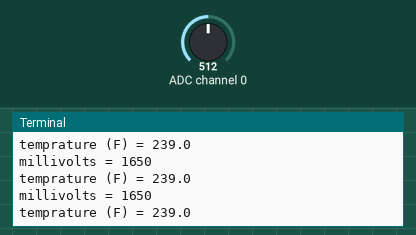
The program below on a simulated Raspberry Pi (BCM pin numbers). Shown: the last lines printed to the terminal. Inputs (shaded band) come from the test bench; at power-on: ADC channel 0 = 512 (analog values on the 0–1023 scale). Databases and web services accept everything at once and return nothing.

Above: at 1.2 s.
1.3 s: ADC channel 0 set to 716
At 1.69 s:
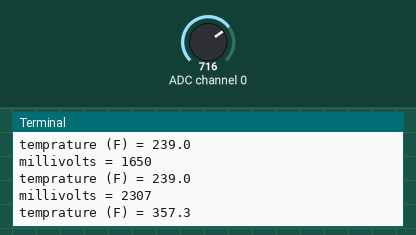
2.8 s: ADC channel 0 set to 900
At 2.94 s:
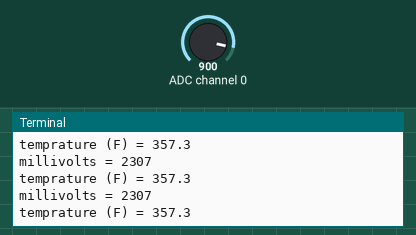
Timing chart, 0 to 5.8 s (numbered marks = the images above; inputs shaded):
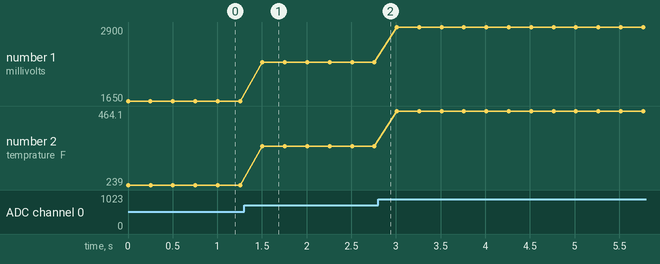

Measured:
- after the input at 1.3 s, the terminal: prints a new line after 0.21 s (image 1)
- plotted number 1: 1650 → 2307 after the input at 1.3 s, 2307 → 2900 after the input at 2.8 s
- plotted number 2: 239 → 357.3 after the input at 1.3 s, 357.3 → 464.1 after the input at 2.8 s

The program:

tmp36.py
```python
import plotly.plotly as py
import json
import time
import readadc
import datetime

# with open('./config.json') as config_file:
#     plotly_user_config = json.load(config_file)

# py.sign_in(plotly_user_config["plotly_username"], plotly_user_config["plotly_api_key"])

# url = py.plot([
#     {
#         'x': [], 'y': [], 'type': 'scatter',
#         'stream': {
#             'token': plotly_user_config['plotly_streaming_tokens'][0],
#             'maxpoints': 200
#         }
#     }], filename='Raspberry Pi Streaming Example Values')

# print "View your streaming graph here: ", url

# temperature sensor middle pin connected channel 0 of mcp3008
sensor_pin = 0
readadc.initialize()

# stream = py.Stream(plotly_user_config['plotly_streaming_tokens'][0])
# stream.open()

#the main sensor reading and plotting loop
while True:
    sensor_data = readadc.readadc(sensor_pin,
                                  readadc.PINS.SPICLK,
                                  readadc.PINS.SPIMOSI,
                                  readadc.PINS.SPIMISO,
                                  readadc.PINS.SPICS)

    millivolts = sensor_data * (3300.0 / 1024.0)
    # 10 mv per degree
    temp_C = ((millivolts - 100.0) / 10.0) - 40.0
    # convert celsius to fahrenheit
    temp_F = (temp_C * 9.0 / 5.0) + 32
    # remove decimal point from millivolts
    millivolts = "%d" % millivolts
    # show only one decimal place for temprature and voltage readings
    temp_C = "%.1f" % temp_C
    temp_F = "%.1f" % temp_F

    print('millivolts = {}'.format(millivolts))
    print('temprature (F) = {}'.format(temp_F))

    # # write the data to plotly
    # stream.write({'x': datetime.datetime.now(), 'y': temp_C})

    # delay between stream posts
    time.sleep(0.25)
```

readadc.py
```python
import RPi.GPIO as GPIO
# change these as desired - they're the pins connected from the
# SPI port on the ADC to the GPIO Pins on the Raspi

# MCP3008 to Raspi (PiCobbler) Pin connections
class PINS:
    SPICLK = 18
    SPIMISO = 23
    SPIMOSI = 24
    SPICS = 25

 # set up the SPI interface pins
def initialize():
    GPIO.setmode(GPIO.BCM)
    GPIO.setwarnings(False)
    GPIO.setup(PINS.SPIMOSI, GPIO.OUT)
    GPIO.setup(PINS.SPIMISO, GPIO.IN)
    GPIO.setup(PINS.SPICLK, GPIO.OUT)
    GPIO.setup(PINS.SPICS, GPIO.OUT)


# Function to read data from Analog Pin 0 from MCP3008 (don't need to edit)
# This function will be called in our loop to get the current sensor value
def readadc(adcnum, clockpin, mosipin, misopin, cspin):
    if ((adcnum > 7) or (adcnum < 0)):
            return -1
    GPIO.output(cspin, True)

    GPIO.output(clockpin, False)  # start clock low
    GPIO.output(cspin, False)     # bring CS low

    commandout = adcnum
    commandout |= 0x18  # start bit + single-ended bit
    commandout <<= 3    # we only need to send 5 bits here
    for i in range(5):
            if (commandout & 0x80):
                    GPIO.output(mosipin, True)
            else:
                    GPIO.output(mosipin, False)
            commandout <<= 1
            GPIO.output(clockpin, True)
            GPIO.output(clockpin, False)

    adcout = 0
    # read in one empty bit, one null bit and 10 ADC bits
    for i in range(12):
            GPIO.output(clockpin, True)
            GPIO.output(clockpin, False)
            adcout <<= 1
            if (GPIO.input(misopin)):
                    adcout |= 0x1

    GPIO.output(cspin, True)

    adcout /= 2       # first bit is 'null' so drop it
    return adcout
```
